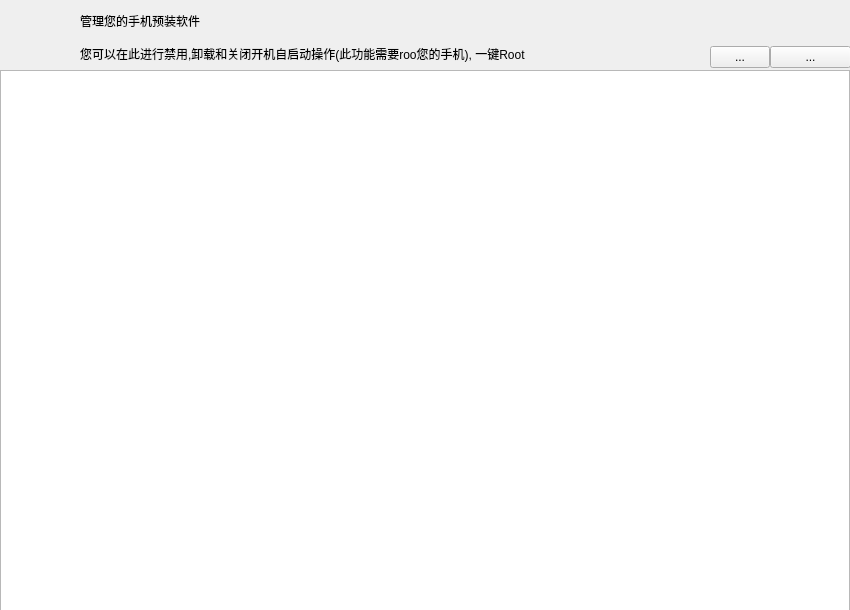
<?xml version="1.0" encoding="UTF-8"?>
<ui version="4.0">
 <class>SMSysApp</class>
 <widget class="QWidget" name="SMSysApp">
  <property name="geometry">
   <rect>
    <x>0</x>
    <y>0</y>
    <width>850</width>
    <height>610</height>
   </rect>
  </property>
  <property name="windowTitle">
   <string>Form</string>
  </property>
  <widget class="QWidget" name="top" native="true">
   <property name="geometry">
    <rect>
     <x>0</x>
     <y>6</y>
     <width>850</width>
     <height>64</height>
    </rect>
   </property>
   <widget class="QWidget" name="icon" native="true">
    <property name="geometry">
     <rect>
      <x>20</x>
      <y>7</y>
      <width>50</width>
      <height>50</height>
     </rect>
    </property>
   </widget>
   <widget class="QLabel" name="lbTitle">
    <property name="geometry">
     <rect>
      <x>80</x>
      <y>0</y>
      <width>141</width>
      <height>30</height>
     </rect>
    </property>
    <property name="text">
     <string>管理您的手机预装软件</string>
    </property>
   </widget>
   <widget class="QLabel" name="lbSubTitle">
    <property name="geometry">
     <rect>
      <x>80</x>
      <y>40</y>
      <width>511</width>
      <height>16</height>
     </rect>
    </property>
    <property name="text">
     <string>您可以在此进行禁用,卸载和关闭开机自启动操作(此功能需要roo您的手机), 一键Root</string>
    </property>
   </widget>
   <widget class="QToolButton" name="tbShuaxin">
    <property name="geometry">
     <rect>
      <x>710</x>
      <y>40</y>
      <width>60</width>
      <height>22</height>
     </rect>
    </property>
    <property name="text">
     <string>...</string>
    </property>
   </widget>
   <widget class="QToolButton" name="tbHuanyuan">
    <property name="geometry">
     <rect>
      <x>770</x>
      <y>40</y>
      <width>81</width>
      <height>22</height>
     </rect>
    </property>
    <property name="text">
     <string>...</string>
    </property>
   </widget>
  </widget>
  <widget class="QTableWidget" name="tableWidget">
   <property name="geometry">
    <rect>
     <x>0</x>
     <y>70</y>
     <width>850</width>
     <height>541</height>
    </rect>
   </property>
  </widget>
 </widget>
 <resources/>
 <connections/>
</ui>
